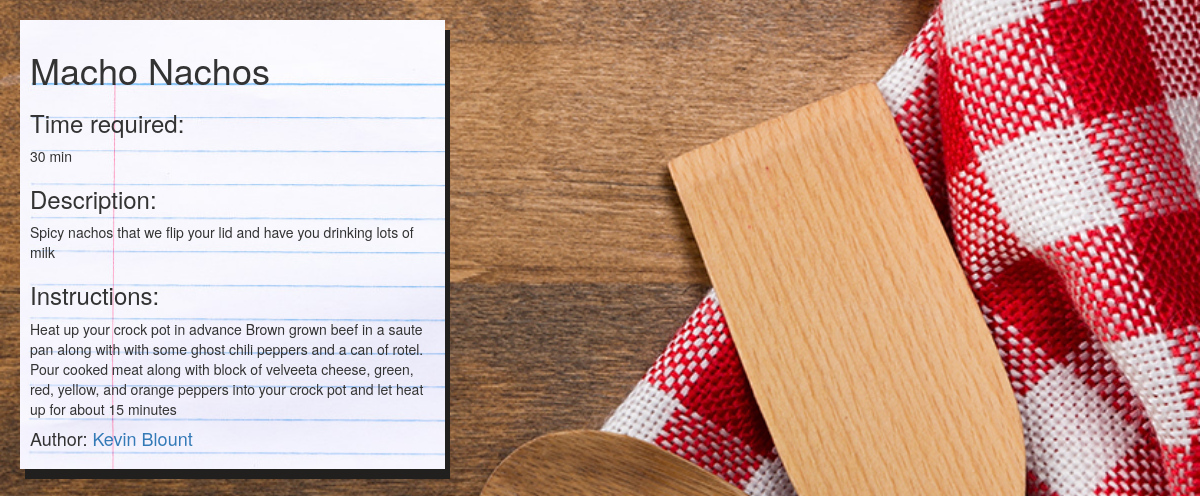
The page /recipe/2/ on the database as committed earlier.
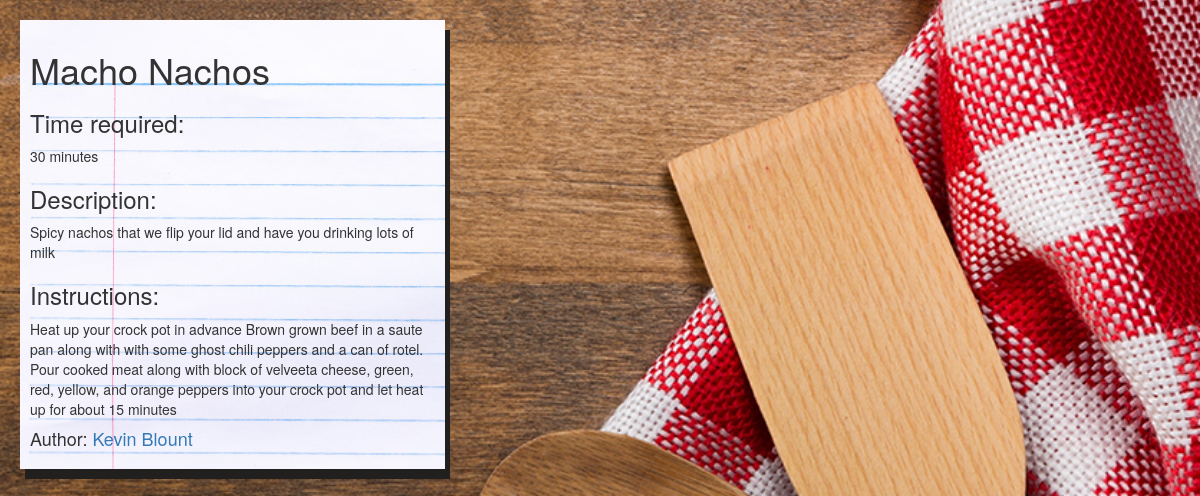
The same page on the database as committed later.
### recipes/models.py (models this page shows)
class Recipe(models.Model):
    title = models.CharField(max_length=50)
    author = models.ForeignKey(Author, on_delete=models.CASCADE)
    description = models.TextField()
    time_required = models.CharField(max_length=80)
    instructions = models.TextField()
    def __str__(self):
        return self.title

class Author(models.Model):
    name = models.CharField(max_length=100)
    bio = models.TextField()
    def __str__(self):
        return self.name

### recipes/views.py (the view)
# urls.py: path('recipe/<int:recipe_id>/', recipe_detail_view),
def recipe_detail_view(request, recipe_id):
    my_recipe = Recipe.objects.filter(id=recipe_id).first()
    return render(request, 'recipe_detail.html', {"recipe": my_recipe})

### templates/recipe_detail.html
{% extends 'base.html' %}
{% block content %}
<div class="notebook-container">
<h1>{{recipe}}</h1>
<h3>Time required: </h3><p>{{ recipe.time_required }}</p>
<h3>Description: </h3><p>{{ recipe.description }}</p>
<h3>Instructions: </h3><p>{{ recipe.instructions }}</p>
<h4>Author: <a href="/author/{{recipe.author.id}}">{{recipe.author}}</a></h4>
</div>
{% endblock %}

Rows that differ between the two databases and show on the page:
changed Recipe "Macho Nachos": time_required "30 min" → "30 minutes"
